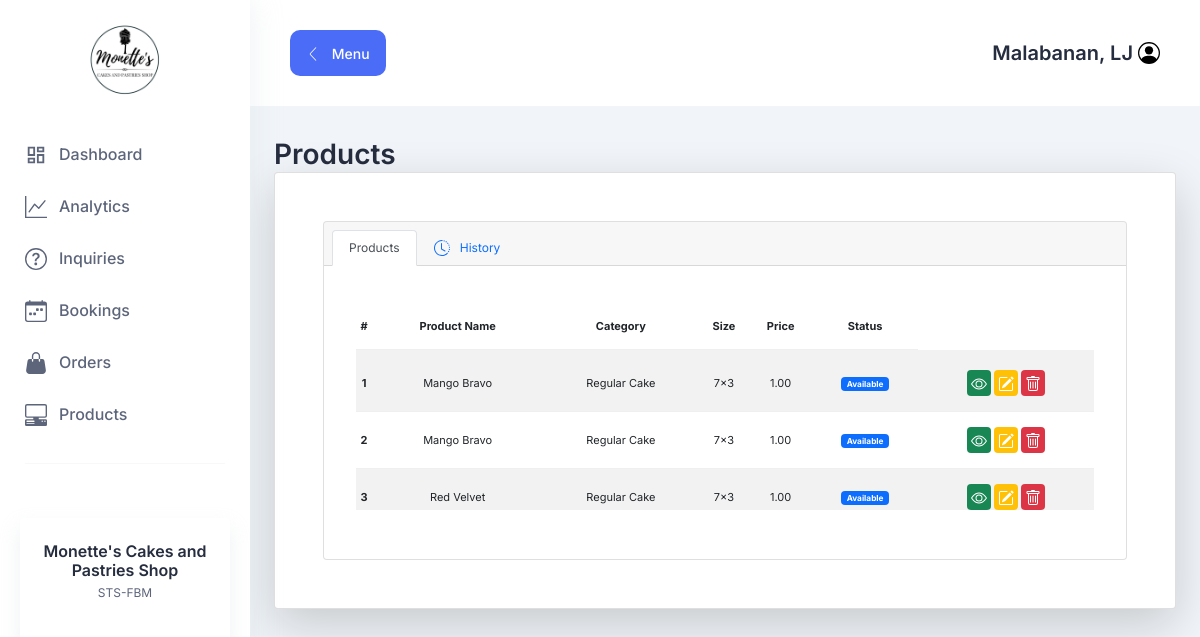
/products-list (signed in), run on an earlier commit of the app's database.
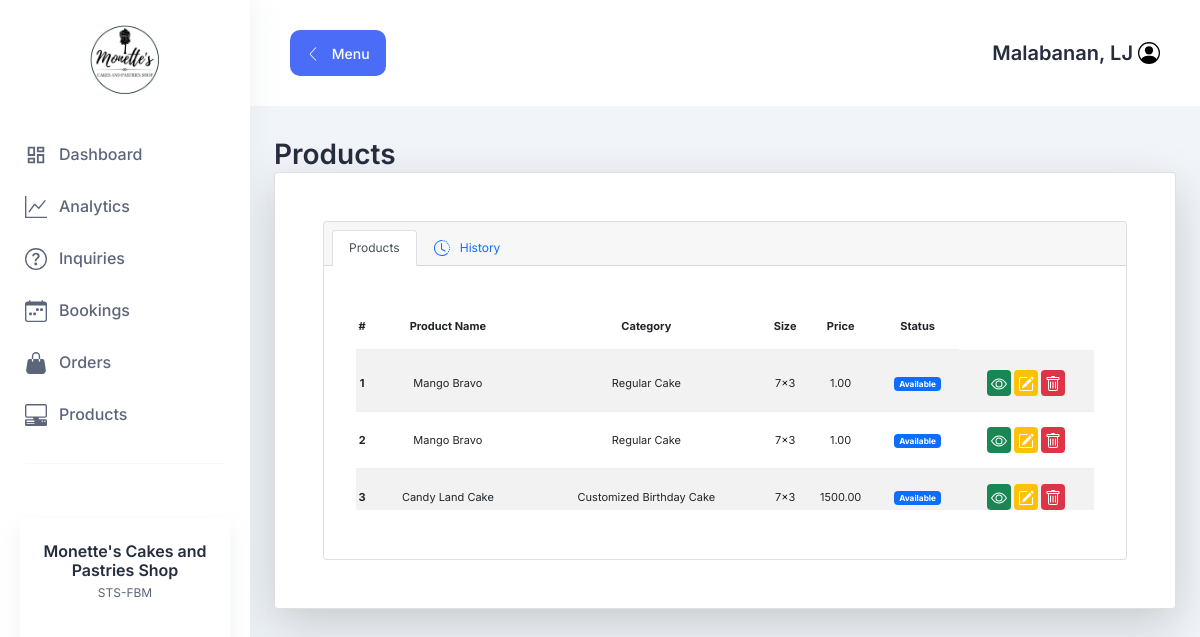
And on a later commit of the database.
### products/models.py (models this page shows, shortened)
class Products(models.Model):
    status = (
        ("Available" , "Available"),
        ("Not Available" , "Not Available"),
    )
    product_name = models.CharField(max_length=255)
    category = models.ForeignKey(Category, on_delete=models.CASCADE)
    price = models.DecimalField(max_digits=10, decimal_places=2)
    size = models.CharField(max_length=255, default=0)
    status = models.BooleanField(default=True)
    class Meta:
        verbose_name = "Products"

class Category(models.Model):
    category = models.CharField(max_length=255)
    status = models.BooleanField(default=True)
    class Meta:
        verbose_name = "Category"
    def __str__(self):
        return self.category

### products/views.py (the view)
# urls.py: path("products-list", products, name="products-list"),
@login_required
def products(request):
    template_name = "products/products_list.html"
    available_products = Products.objects.filter(status=True)
    not_available_products = Products.objects.filter(status=False)
    context = {
        "available_products": available_products,
        "not_available_products" : not_available_products
    }
    return render (request, template_name, context)

### products/templates/products/products_list.html (shortened to what this page needs)
{% extends 'base.html' %} {% block body %}
<link
  rel="stylesheet"
  type="text/css"
  href="https://cdn.datatables.net/v/bs5/dt-1.11.5/datatables.min.css"
/>
<link
  rel="stylesheet"
  type="text/css"
  href="https://cdn.datatables.net/buttons/2.2.2/css/buttons.dataTables.min.css"
/>
<div class="container-fluid mt-2 p-4" style="font-size: 12px">
  <h2>Products</h2>
  <div
    class="card p-5 shadow-lg p-3 mb-5 bg-white rounded text-decoration-none"
  >
  <div class="card" id="productsActive">
    <div class="card-header">
      <ul class="nav nav-tabs card-header-tabs">
        <li class="nav-item">
          <a
            class="nav-link active text-decoration-none"
            aria-current="true"
            onclick="changeCard()"
            >Products</a
          >
        </li>
        <li class="nav-item">
          <a class="nav-link text-decoration-none" onclick="changeCard()">
            &nbsp; History
          </a>
        </li>
      </ul>
    </div>
    <div class="card-body">
    <div class="row">
      <div class="col-8">
      </div>
      <div class="col-4">
      </div>
    </div>
    <table
      class="table table-striped bg-white p-3"
      id="productsTable"
      style="font-size: 11px"
    >
      <thead>
        <tr class="text-center">
          <th scope="col">#</th>
          <th scope="col">Product Name</th>
          <th scope="col">Category</th>
          <th scope="col">Size</th>
          <th scope="col">Price</th>
          <th scope="col">Status</th>
        </tr>
      </thead>
      <tbody>
        {% for list in available_products %}
        <tr class="text-center">
          <th scope="row">{{forloop.counter}}</th>
          <td>{{list.product_name}}</td>
          <td>{{list.category}}</td>
          <td>{{list.size}}</td>
          <td>{{list.price}}</td>
          <td>
            {% if list.status == True %} <span class="badge bg-primary">Available</span> {% else %} <span class="badge bg-danger">Not Available</span> {% endif %}
          </td>
          <td colspan="5">
            <a
              href="{% url 'products-view' list.id %}"
              class="bg-success p-1 text-white rounded"
              style="font-size: 12px"
            >
            </a>
            <a
              href="{% url 'products-update' list.id %}"
              class="bg-warning p-1 text-white rounded"
              style="font-size: 12px"
            >
            </a>
            <a
              href="{% url 'products-delete' list.id %}"
              class="bg-danger p-1 text-white rounded"
              style="font-size: 12px"
            >
            </a>
          </td>
        </tr>
        {% endfor %}
      </tbody>
    </table>
  </div>
</div>
{% endblock %}

What changed in the data, as far as the page shows it:
no longer on this page (row edited): Products: product_name "Red Velvet", category "Regular Cake", size "7x3", price "1.00", status "Available"
added Products: product_name "Candy Land Cake", category "Customized Birthday Cake", size "7x3", price "1500.00", status "Available"
